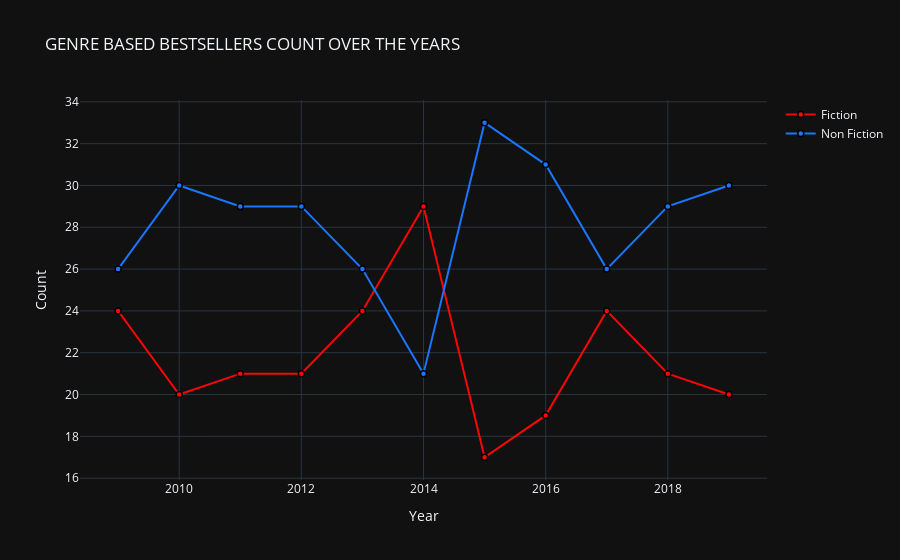

Notebook cell for this chart:
### Markdown cell above
## Bestseller count based on genre over the years

### Code cell
d1 = data[data["Genre"] == "Fiction"]
d2 = data[data["Genre"] == "Non Fiction"]

# Fiction
vc1 = pd.DataFrame(data={'count' : d1.Year.value_counts() })
vc1['percent'] = vc1['count'].apply(lambda x : 100*x/sum(vc1['count']))
vc1 = vc1.sort_index()

# Non-Fiction
vc2 = pd.DataFrame(data={'count' : d2.Year.value_counts() })
vc2['percent'] = vc2['count'].apply(lambda x : 100*x/sum(vc2['count']))
vc2 = vc2.sort_index()

trace1 = go.Scatter(x=vc1.index, y=vc1["count"], name="Fiction", 
                        marker=dict(color = 'rgb(249, 6, 6)',
                        line=dict(color='rgb(0,0,0)',width=1.5)))

trace2 = go.Scatter(x=vc2.index, y=vc2["count"], name="Non Fiction", 
                        marker= dict(color = 'rgb(26, 118, 255)',
                        line=dict(color='rgb(0,0,0)',width=1.5)))
layout = go.Layout(hovermode= 'closest', 
                   title = 'GENRE BASED BESTSELLERS COUNT OVER THE YEARS' , 
                   xaxis = dict(title = 'Year'), yaxis = dict(title = 'Count'),
                   template= "plotly_dark")
fig = go.Figure(data = [trace1, trace2], layout=layout)
fig.show()

### Figure 1 — Plotly figure (JSON) as saved in the notebook; plotly's stock layout.template omitted (floating-point values rounded to 4 significant figures)
{"data": [{"marker": {"color": "rgb(249, 6, 6)", "line": {"color": "rgb(0, 0, 0)", "width": 1.5}}, "name": "Fiction", "type": "scatter", "x": [2009, 2010, 2011, 2012, 2013, 2014, 2015, 2016, 2017, 2018, 2019], "y": [24, 20, 21, 21, 24, 29, 17, 19, 24, 21, 20]}, {"marker": {"color": "rgb(26, 118, 255)", "line": {"color": "rgb(0, 0, 0)", "width": 1.5}}, "name": "Non Fiction", "type": "scatter", "x": [2009, 2010, 2011, 2012, 2013, 2014, 2015, 2016, 2017, 2018, 2019], "y": [26, 30, 29, 29, 26, 21, 33, 31, 26, 29, 30]}], "layout": {"autosize": true, "hovermode": "closest", "title": {"text": "GENRE BASED BESTSELLERS COUNT OVER THE YEARS"}, "xaxis": {"autorange": true, "range": [2008.0, 2020.0], "title": {"text": "Year"}, "type": "linear"}, "yaxis": {"autorange": true, "range": [15.68, 34.32], "title": {"text": "Count"}, "type": "linear"}}}
